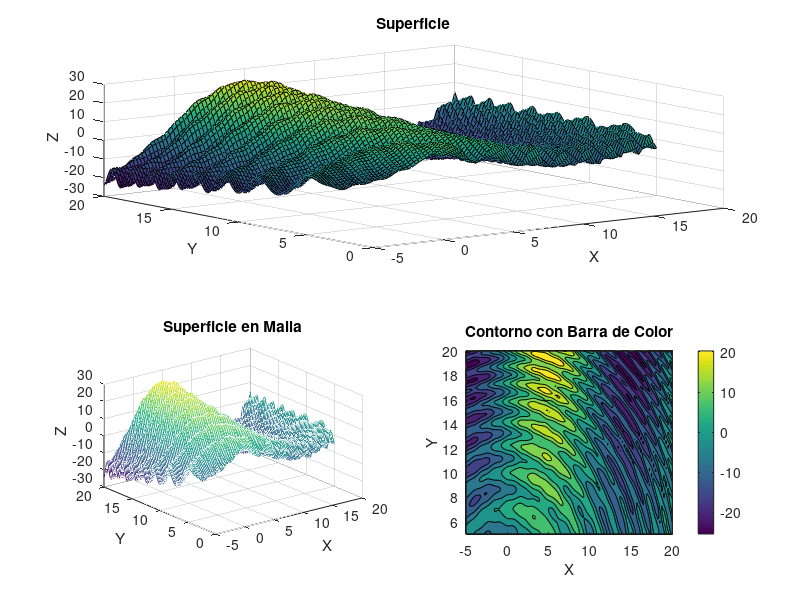

Here is the MATLAB script that generated this plot: (Note: this script raises an error after producing the figure.)
% Definir un rango para x e y
x = linspace(-5, 20, 100);
y = linspace(5, 20, 100);

% Crear una cuadrícula de coordenadas (x, y)
[X, Y] = meshgrid(x, y);

% Calcular los valores de z en función de x e y
Z = Y .* sin(pi * X / 10) + 5 * cos((X.^2 + Y.^2) / 8) + cos(X + Y) .* cos(3 * X - Y);

% Crear una figura
figure;

% Subtrama superior central: superficie
subplot(2, 2, [1, 2]);
surf(X, Y, Z);
xlabel('X');
ylabel('Y');
zlabel('Z');
title('Superficie');

% Subtrama inferior izquierda: superficie en forma de malla
subplot(2, 2, 3);
mesh(X, Y, Z); %%surf es casi lo mismo pero para malla
xlabel('X');
ylabel('Y');
zlabel('Z');
title('Superficie en Malla');

% Subtrama inferior derecha: contorno con barra de color
subplot(2, 2, 4);
contourf(X, Y, Z); %%lo mismo q las anteriores pero para contorno
colorbar;
xlabel('X');
ylabel('Y');
title('Contorno con Barra de Color');

% Ajustar el espacio entre las subtramas
sgtitle('Visualización de Superficie, Superficie en Malla y Contorno');

